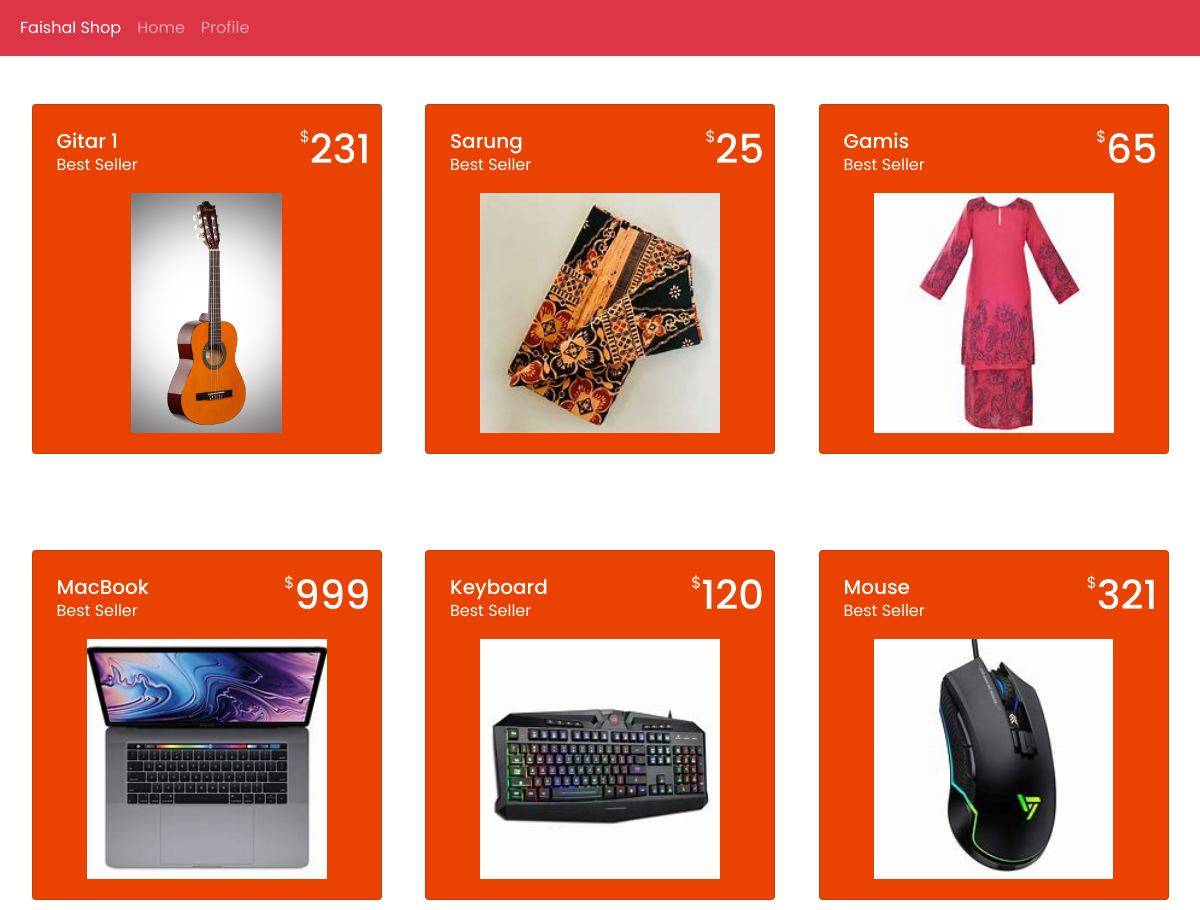
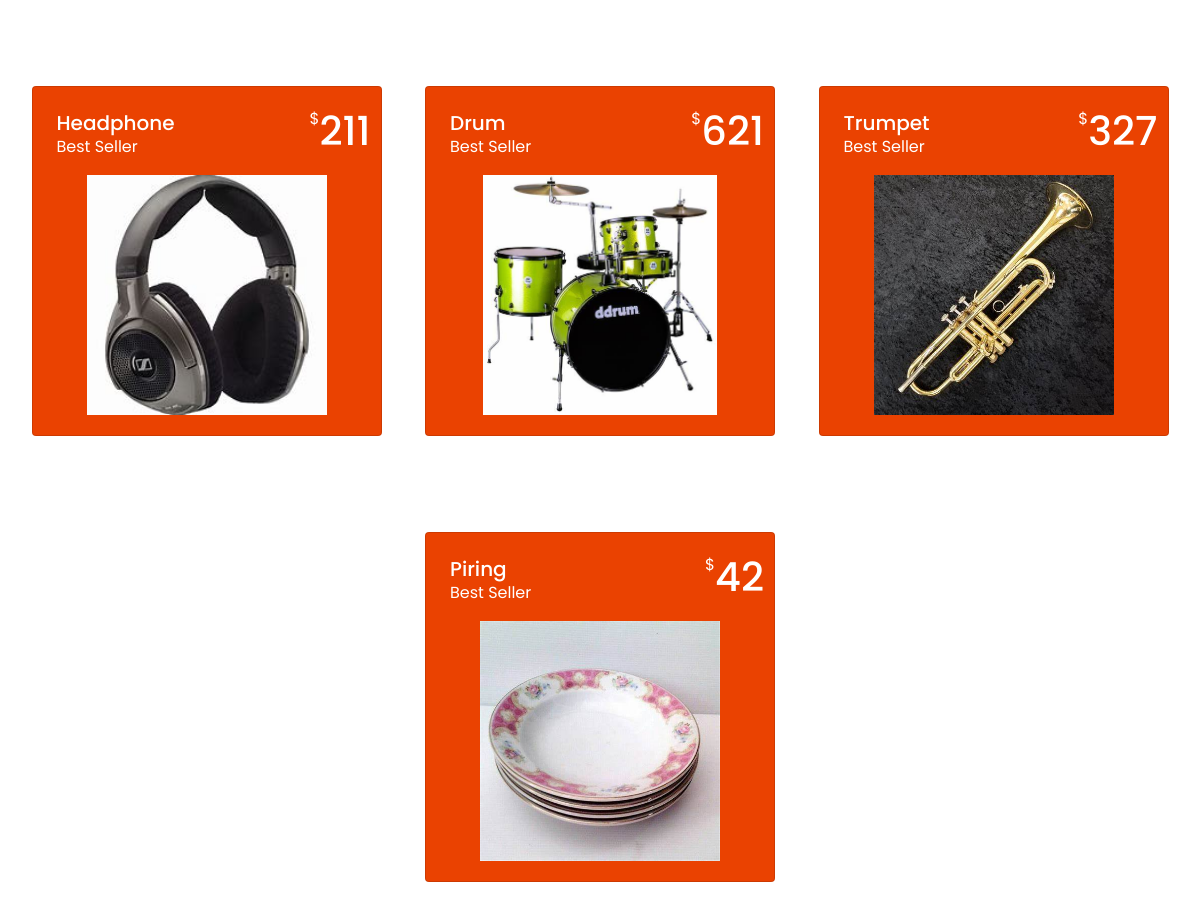
Page /tampil/home.php on the committed database (2 pictures, top to bottom).
### tables this page shows
CREATE TABLE `produk` (
  `id_produk` int(11) NOT NULL,
  `nama` varchar(255) DEFAULT NULL,
  `harga` varchar(11) DEFAULT NULL,
  `foto` varchar(255) DEFAULT NULL
);

### tampil/home.php (the view, shortened to what this page needs)
<?php
    include "navbar.php";
?>
<!DOCTYPE html>
<html lang="en">
<head>
    <link rel="stylesheet" href="../asset/css/home.css">
    <link href="https://cdn.jsdelivr.net/npm/bootstrap@5.0.2/dist/css/bootstrap.min.css" rel="stylesheet">
</head>
<body>
    <?php
        include "../proses/koneksi.php";
        $qry_produk=mysqli_query($conn,"select * from produk");
        while($dt_produk=mysqli_fetch_array($qry_produk)){
    ?>
                <div class=" d-flex justify-content-center py-5">
                    <div class="container d-flex justify-content-center">
                        <div class="card p-2">
                            <div class="p-info px-3 py-3">
                                <div>
                                    <h5 class="mb-0 text-white"><?=$dt_produk['nama']?></h5> <span class="text-white">Best Seller</span>
                                </div>
                                <div class="p-price d-flex flex-row text-white">
                                    <span>$ </span>
                                    <h1><?=$dt_produk['harga']?></h1>
                                </div>
                            </div>
                            <div class="text-center p-image"> <img src="../asset/foto_produk/<?=$dt_produk['foto']?>"> </div>
                        </div>
                    </div>
                </div>
    <?php } ?>
</body>
</html>

### tampil/navbar.php (shortened to what this page needs)
<!DOCTYPE html>
<html lang="en">
  <head>
    <link rel="stylesheet" href="../asset/css/navbar.css" />
    <link href="https://cdn.jsdelivr.net/npm/bootstrap@5.0.2/dist/css/bootstrap.min.css" rel="stylesheet">
  </head>
  <body>
    <nav class="navbar navbar-expand-lg navbar-dark bg-danger col-12">
        <div class="container-fluid">
            <div class="collapse navbar-collapse" id="navbar20">
              <ul class="navbar-nav mr-auto">
                    <li class="nav-item nav-link text-white"> Faishal Shop</li>
                    <li class="nav-item"> <a class="nav-link" href="home.php">Home</a> </li>
                    <li class="nav-item"> <a class="nav-link" href="profile.php">Profile</a> </li>
                </ul>
            </div>
        </div>
    </nav>
  </body>
</html>

### asset/css/navbar.css (style rules this page uses)
.navbar { background-color: #ea4201; }

### asset/css/home.css (style rules this page uses)
* { font-family: "Poppins", sans-serif; margin: 0; padding: 0; box-sizing: border-box; text-decoration: none; outline: none; border: none; }
html { scroll-behavior: smooth; overflow-x: hidden; }
body { display: flex; justify-content: space-evenly; flex-wrap: wrap; }
.card { width: 350px; border: none; height: 350px; border-radius: 3px; cursor: pointer; position: relative; overflow: hidden; }
.p-info { display: flex; justify-content: space-between; }
.p-price { position: absolute; right: 10px; top: 20px; }
.p-image img { height: 240px; transition: all 0.5s; }

### tampil/home.php (style rules this page uses)
.card { background-color: #ea4201; }

### rows in the picture
produk: nama "Gitar 1", harga "231", foto (picture)
produk: nama "Sarung", harga "25", foto (picture)
produk: nama "Gamis", harga "65", foto (picture)
produk: nama "MacBook", harga "999", foto (picture)
produk: nama "Keyboard", harga "120", foto (picture)
produk: nama "Mouse", harga "321", foto (picture)
produk: nama "Headphone", harga "211", foto (picture)
produk: nama "Drum", harga "621", foto (picture)
produk: nama "Trumpet", harga "327", foto (picture)
produk: nama "Piring", harga "42", foto (picture)
